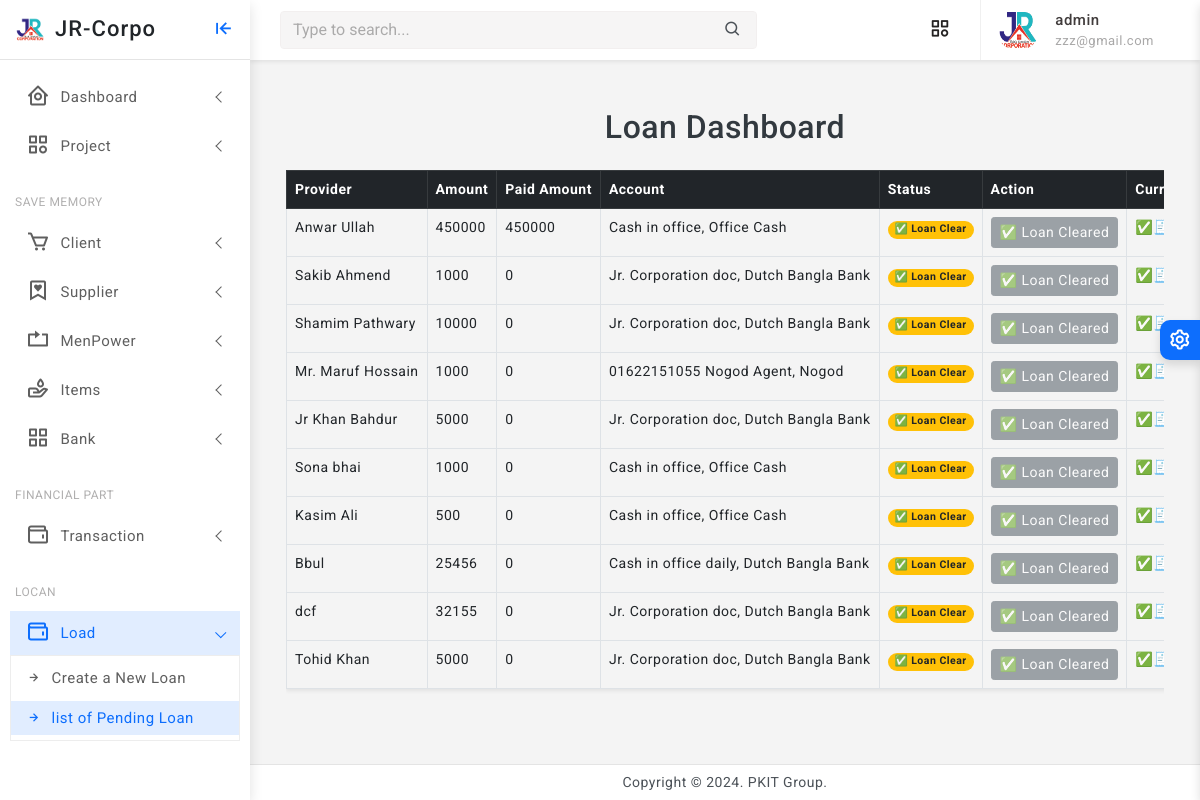
/loans/pending/ (signed in), run on an earlier commit of the app's database.
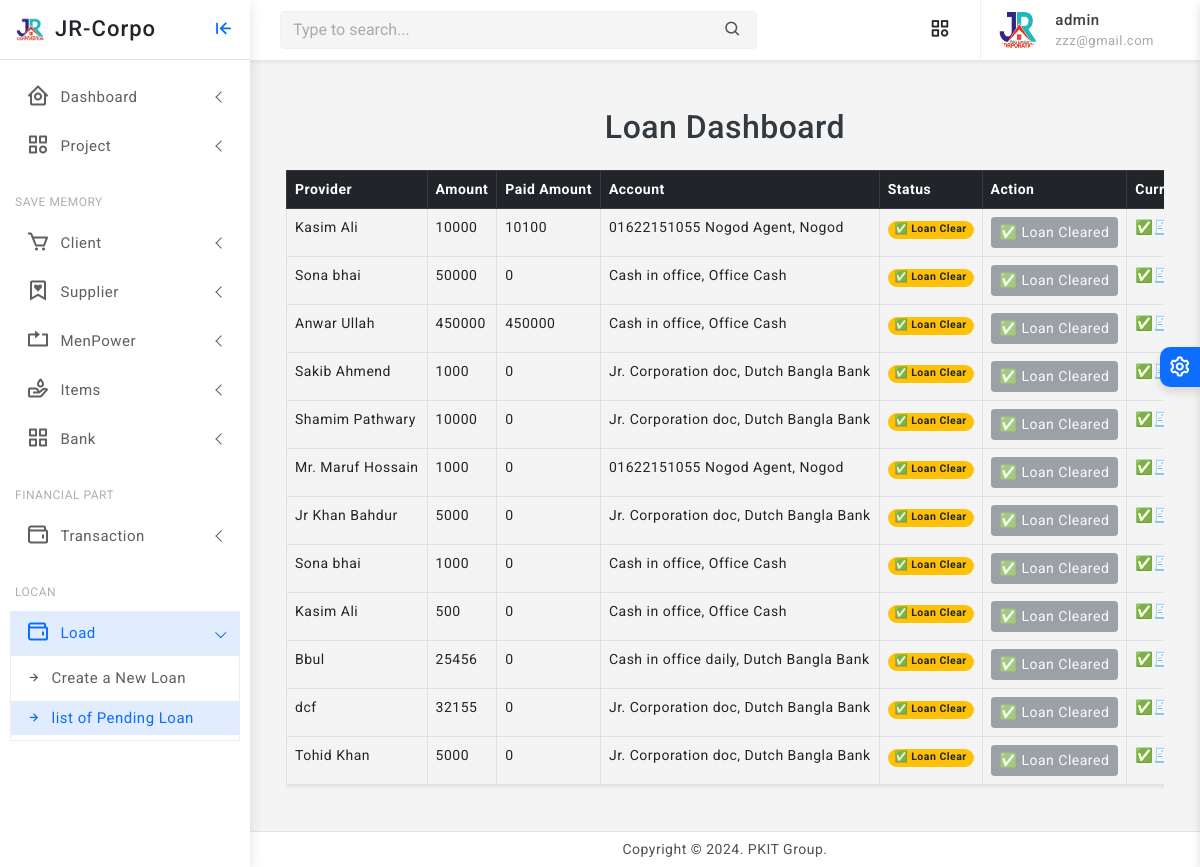
And on a later commit of the database.
### finance/models.py (models this page shows, shortened)
class Loan(models.Model):
    LOAN_GIVER_TYPE_CHOICES = [
        ('CASH', 'Cash'),
        ('BANK', 'Bank Deposit'),
        ('MOBILE', 'Bkash / Nogod / Rocket'),
        ('CHEQUE', 'Cheque'),
    ]
    STATUS_CHOICES = [
        ('PENDING', 'Pending'),
        ('APPROVED', 'Loan Approved'),
        ('PAID', 'Payment Done'),
    ]
    loan_provider_name = models.CharField(max_length=100, help_text="Name of the person or organization giving the loan")
    loan_giver_type = models.CharField(max_length=10, choices=LOAN_GIVER_TYPE_CHOICES)
    amount = models.PositiveIntegerField()
    bank_account = models.ForeignKey('BankAccount', on_delete=models.SET_NULL, null=True, blank=True, help_text="Linked bank account if applicable")
    payment_amount = models.PositiveIntegerField(default=0)
    status = models.CharField(max_length=10, choices=STATUS_CHOICES, default='PENDING')
    cheque_number = models.CharField(max_length=50, blank=True, null=True)
    cheque_date = models.DateField(blank=True, null=True)
    voucher_number = models.CharField(max_length=50, blank=True, null=True)
    voucher_date = models.DateField(blank=True, null=True)
    receive_date = models.DateField(null=True, blank=True)
    created_at = models.DateTimeField(auto_now_add=True)

class BankAccount(models.Model):
    ACCOUNT_TYPES = [
        ('CASH', 'Cash'),
        ('BANK', 'Bank Deposit'),
        ('MOBILE', 'Bkash / Nogod / Rocket'),
        ('CHEQUE', 'Cheque'),
    ]
    bank = models.ForeignKey(Bank, on_delete=models.SET_NULL, null=True, blank=True, help_text="Select bank name")
    account_name = models.CharField(max_length=100, help_text="Account holder's name")
    account_number = models.CharField(max_length=50, unique=True)
    account_type = models.CharField(max_length=10, choices=ACCOUNT_TYPES, default='SAVINGS')
    balance = models.PositiveIntegerField(default=0)
    created_at = models.DateTimeField(auto_now_add=True)
    def __str__(self):
        return f"{self.account_name}, {self.bank}"
    class Meta:
        verbose_name = "Bank Account"
        verbose_name_plural = "Bank Accounts"

class Bank(models.Model):
    name = models.CharField(max_length=100)
    def __str__(self):
        return self.name

### finance/views.py (the view)
# urls.py: path('loans/pending/', views.loan_list_pending, name='loan_list_pending'),
@staff_required
def loan_list_pending(request):
    loans = Loan.objects.all().order_by('-created_at')
    return render(request, 'loan/loan_list_pending.html', {'loans': loans})

### finance/views.py (called while the page is built)
def staff_required(view_func):
    return user_passes_test(lambda u: u.is_authenticated and u.is_staff)(view_func)

### finance/templates/loan/loan_list_pending.html (shortened to what this page needs)
{% extends 'partials/base0.html' %}
{% load static %}
{% block content %}
<div class="container my-4">
    <h2 class="text-center mb-4"> Loan Dashboard </h2>
    <div class="table-responsive">
        <table class="table table-bordered table-hover shadow-sm">
            <thead class="table-dark">
                <tr>
                    <th>Provider</th>
                    <th>Amount</th>
                    <th>Paid Amount</th>
                    <th>Account</th>
                    <th>Status</th>
                    <th>Action</th>
                    <th>Current Actions</th>
                </tr>
            </thead>
            <tbody>
                {% for loan in loans %}
                <tr>
                    <td>{{ loan.loan_provider_name }}</td>
                    <td>{{ loan.amount }}</td>
                    <td>{{ loan.payment_amount }}</td>
                    <td>{{ loan.bank_account}}</td>
                    <td>
                        {% if loan.status == 'PENDING' %}
                        <span class="badge rounded-pill  bg-danger" title="Loan is pending approval">
                            ⚠️ Pending
                        </span>
                        {% elif loan.status == 'APPROVED' %}
                        <span class="badge rounded-pill bg-success" title="Loan approved and active">
                            ✅ Approved
                        </span>
                        {% elif loan.status == 'PAID' %}
                        <span class="badge rounded-pill bg-warning text-dark" title="Loan has been rejected">
                            ✅  Loan Clear
                        </span>
                        {% else %}
                        <span class="badge rounded-pill bg-secondary">
                            {{ loan.get_status_display }}
                        </span>
                        {% endif %}
                    </td>
                    <td>
                        {% if loan.status == 'PENDING' %}
                            <button onclick="location.href='{% url 'mark_loan_as_approved' loan.pk %}'"
                                    class="btn btn-warning btn-sm w-100"
                                    title="Approve this loan">
                                🟡 Make Approved
                            </button>
                        {% elif loan.status == 'APPROVED' %}
                            <button onclick="location.href='{% url 'mark_loan_as_paid' loan.pk %}'"
                                    class="btn btn-success btn-sm w-100"
                                    title="Mark loan as cleared">
                                💵 Make Loan Clear
                            </button>
                        {% elif loan.status == 'PAID' %}
                            <button class="btn btn-secondary btn-sm w-100" disabled>
                                ✅ Loan Cleared
                            </button>
                        {% endif %}
                    </td>
                    <td>
                        {% if loan.status == 'PENDING' %}
                            <a href="{% url 'update_loan' loan.pk %}" class="btn btn-sm btn-outline-primary">Edit</a>
                        {% elif loan.status == 'APPROVED' %}
                            <a href="{% url 'create_payloan' loan.id %}" class="btn btn-sm btn-outline-success"> Pay Now</a>
                        {% elif loan.status == 'PAID' %}
                            <span class="text-muted">✅🧾 Loan Clear</span>
                        {% endif %}
                    </td>
                </tr>
                {% empty %}
                <tr>
                    <td colspan="7" class="text-center">No pending loans found.</td>
                </tr>
                {% endfor %}
            </tbody>
        </table>
    </div>
</div>
{% endblock %}

### templates/partials/base0.html (shortened to what this page needs)
<!doctype html>
<html lang="en">
{% load static %}
<head>
	<link href="{% static 'assets/plugins/vectormap/jquery-jvectormap-2.0.2.css' %}" rel="stylesheet"/>
	<link href="{% static 'assets/plugins/simplebar/css/simplebar.css' %}" rel="stylesheet" />
	<link href="{% static 'assets/plugins/perfect-scrollbar/css/perfect-scrollbar.css' %}" rel="stylesheet" />
	<link href="{% static 'assets/plugins/metismenu/css/metisMenu.min.css' %}" rel="stylesheet" />
	<link href="{% static 'assets/css/pace.min.css' %}" rel="stylesheet" />
	<link href="{% static 'assets/css/bootstrap.min.css' %}" rel="stylesheet">
	<link href="{% static 'assets/css/app.css' %}" rel="stylesheet">
	<link href="{% static 'assets/css/icons.css' %}" rel="stylesheet">
	<link rel="stylesheet" href="{% static 'assets/css/dark-theme.css' %}" />
	<link rel="stylesheet" href="{% static 'assets/css/semi-dark.css' %}" />
	<link rel="stylesheet" href="{% static 'assets/css/header-colors.css' %}" />
		<link rel="stylesheet" href="https://use.fontawesome.com/releases/v5.15.2/css/all.css"
>
</head>
<body>
	<div class="wrapper">
		<div class="sidebar-wrapper" data-simplebar="true">
			<div class="sidebar-header">
				<div>
					<img src="{% static 'assets/images/jr.png' %} " class="logo-icon" alt="logo icon">
				</div>
				<div>
				<a href="{% url 'home' %}" class="text-decoration-none">
					<h4 class="logo-text text-dark">JR-Corpo</h4>
				</a>
				</div>
				<div class="toggle-icon ms-auto"><i class='bx bx-arrow-to-left'></i>
				</div>
			</div>
			<ul class="metismenu" id="menu">
				<li>
					<a href="javascript:;" class="has-arrow">
						<div class="parent-icon"><i class='bx bx-home-circle'></i>
						</div>
						<div class="menu-title">Dashboard</div>
					</a>
				</li>
				<li>
					<a href="javascript:;" class="has-arrow">
						<div class="parent-icon"><i class="bx bx-category"></i>
						</div>
						<div class="menu-title">Project</div>
					</a>
				</li>
				<li class="menu-label">Save Memory</li>
				<li>
					<a href="javascript:;" class="has-arrow">
						<div class="parent-icon"><i class='bx bx-cart'></i>
						</div>
						<div class="menu-title"> Client </div>
					</a>
				</li>
				<li>
					<a class="has-arrow" href="javascript:;">
						<div class="parent-icon"><i class='bx bx-bookmark-heart'></i>
						</div>
						<div class="menu-title">Supplier</div>
					</a>
				</li>
				<li>
					<a class="has-arrow" href="javascript:;">
						<div class="parent-icon"><i class="bx bx-repeat"></i>
						</div>
						<div class="menu-title">MenPower</div>
					</a>
				</li>
				<li>
					<a class="has-arrow" href="javascript:;">
						<div class="parent-icon"> <i class="bx bx-donate-blood"></i>
						</div>
						<div class="menu-title">Items</div>
					</a>
				</li>
				<li>
					<a class="has-arrow" href="javascript:;">
						<div class="parent-icon"><i class="bx bx-grid-alt"></i>
						</div>
						<div class="menu-title">Bank</div>
					</a>
				</li>
				<li class="menu-label">Financial Part</li>
				<li>
					<a class="has-arrow" href="javascript:;">
						<div class="parent-icon"><i class='bx bx-wallet'></i>
						</div>
						<div class="menu-title">Transaction </div>
					</a>
				</li>
				<li class="menu-label">Locan</li>
				<li>
					<a class="has-arrow" href="javascript:;">
						<div class="parent-icon"><i class='bx bx-wallet'></i>
						</div>
						<div class="menu-title">Load </div>
					</a>
					<ul>
						<li> <a href="{% url 'create_loan' %}"><i class="bx bx-right-arrow-alt"></i>Create a New Loan </a></li>
						<li> <a href="{% url 'loan_list_pending' %}"><i class="bx bx-right-arrow-alt"></i>list of Pending Loan</a></li>
					</ul>
				</li>
			</ul>
		</div>
	<header>
			<div class="topbar d-flex align-items-center">
				<nav class="navbar navbar-expand">
					<div class="search-bar flex-grow-1">
						<div class="position-relative search-bar-box">
							<input type="text" class="form-control search-control" placeholder="Type to search..."> <span class="position-absolute top-50 search-show translate-middle-y"><i class='bx bx-search'></i></span>
						</div>
					</div>
					<div class="top-menu ms-auto">
						<ul class="navbar-nav align-items-center">
							<li class="nav-item dropdown dropdown-large">
								<a class="nav-link dropdown-toggle dropdown-toggle-nocaret" href="#" role="button" data-bs-toggle="dropdown" aria-expanded="false">	<i class='bx bx-category'></i>
								</a>
							</li>
						</ul>
					</div>
					<div class="user-box dropdown">
						<a class="d-flex align-items-center nav-link dropdown-toggle dropdown-toggle-nocaret" href="#" role="button" data-bs-toggle="dropdown" aria-expanded="false">
							<img src="{% static 'assets/images/jr.png' %}" class="user-img" alt="user avatar">
							<div class="user-info ps-3">
								<p class="user-name mb-0">{{ user.username }}</p>
								<p class="designattion mb-0">{{ user.email }}</p>
							</div>
						</a>
					</div>
				</nav>
			</div>
	</header>
		<div class="page-wrapper">
			<div class="page-content">
				{% block content %}
				{% endblock %}
			</div>
		</div>
		<footer class="page-footer">
			<p class="mb-0">Copyright © 2024. PKIT Group.</p>
		</footer>
	</div>
	<div class="switcher-wrapper">
		<div class="switcher-btn"> <i class='bx bx-cog bx-spin'></i>
		</div>
	</div>
</body>
</html>

What changed in the data, as far as the page shows it:
added Loan: loan_provider_name "Kasim Ali", amount "10000", payment_amount "10100", bank_account "01622151055 Nogod Agent, Nogod", status "✅ Loan Clear"
added Loan: loan_provider_name "Sona bhai", amount "50000", payment_amount "0", bank_account "Cash in office, Office Cash", status "✅ Loan Clear"
